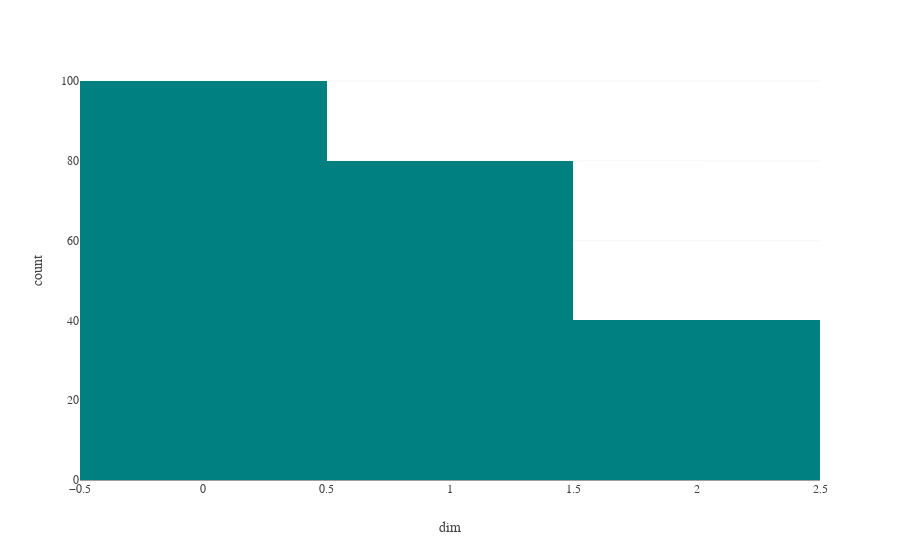

Notebook code for this chart:
### Code cell
## Suppose we want to see the distribution of simplex attributes for those simplices alive after a certain threshold
# or rank

def fsc_histogram_thresholded(fsc_df, x_col = "dim", filter_on = "weight", threshold = 0, compare = "geq"):
    
    if compare == "geq":
        fsc_filtered = fsc_df.loc[fsc_df[filter_on] >= threshold]
    elif compare == "leq":
        fsc_filtered = fsc_df.loc[fsc_df[filter_on] <= threshold]
    
    fig = px.histogram(fsc_filtered, x=x_col, color_discrete_sequence=["teal"])
    return fig

fig = fsc_histogram_thresholded(fsc_df, x_col = "dim", filter_on = "rank", threshold = 500, compare = "leq")
fig.show()

### Figure 1 — Plotly figure (JSON) as saved in the notebook; plotly's stock layout.template omitted (floating-point values rounded to 4 significant figures; data arrays with more than 128 entries replaced by an {"elided": "..."} marker saying what was removed)
{"data": [{"alignmentgroup": "True", "bingroup": "x", "hovertemplate": "dim=%{x}<br>count=%{y}<extra></extra>", "legendgroup": "", "marker": {"color": "teal"}, "name": "", "offsetgroup": "", "orientation": "v", "showlegend": false, "type": "histogram", "x": {"elided": "220 int values"}, "xaxis": "x", "yaxis": "y"}], "layout": {"barmode": "relative", "legend": {"tracegroupgap": 0}, "margin": {"t": 60}, "xaxis": {"anchor": "y", "domain": [0, 1], "title": {"text": "dim"}}, "yaxis": {"anchor": "x", "domain": [0, 1], "title": {"text": "count"}}}}
